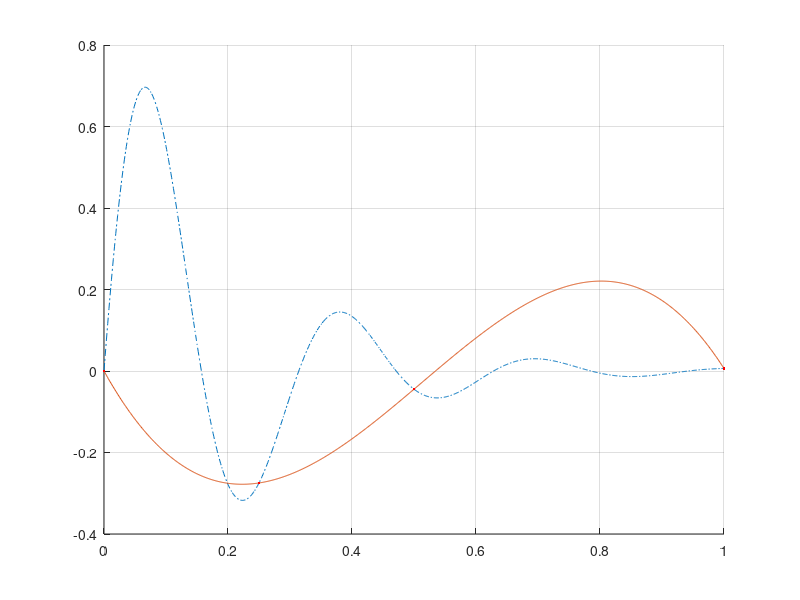

MATLAB code for this plot:
function fourth
    format short
    tt;
end

function z = f(x)
    z = sin(20 * x) .* exp(-5 .* x);
end

function interp
    n = 3;
    h = 1 / (n - 1);
    for i = 0: n - 1
        x(i + 1) = i * h;
    end;
    y = f(x);
    x1 = 0: 0.001: 1;
    y1 = f(x1);
    y2 = lagrange(x, y, x1);
    %hold on;
    %grid on;
    %plot(x1, y1);
    %plot(x1, y2, '--');
    %plot(x, y, 'r.');
    %legend('f(x)', 'P_{2}');
    r = 0;
    for i = 0: 1000 
        t = i * 0.001;
        r = max(r, abs(f(t) - lagrange(x, y, t)));
    end;
    disp(r);
end

%first
function ft
    n = 21;
    h = 1 / (n - 1);
    for i = 0: n - 1
        x(i + 1) = i * h;
    end;
    y = f(x);
    x1 = 0: 0.001: 1;
    y1 = f(x1);
    y2 = lagrange(x, y, x1);
    hold on;
    grid on;
    plot(x1, y1);
    plot(x1, y2, '--');
    plot(x, y, 'r.');
    legend('f(x)', 'L_{n-1}', 'nodes');
    r = 0;
    for i = 0: 1000
        t = i * 0.001;
        r = max(r, abs(f(t) - lagrange(x, y, t)));
    end;
    disp(x);
    disp(y);
end

%second
function st
    n = 5;
    h = 1 / (n - 1);
    for i = 0: n - 1
        x(i + 1) = i * h;
    end;
    y = divdif(x);
    z = findif(0, 1, n, n - 1);
    x1 = 0: 0.001: 1;
    y3 = f(x);
    y1 = f(x1);
    y2 = newtonDiv(x, y, x1);
    hold on;
    grid on;
    plot(x1, y1);
    plot(x1, y2, '--');
    hold off;
    %
    %
    %plot(x, y3, 'r.');
    %legend('f(x)', 'P_{n-1}', 'notes', 'new Newton');
end

%third task
function tt
    n = 3;
    h = 1 / (n - 1);
    for i = 0: n - 1
        notes(i + 1) = i * h;
    end;
    disp(notes);
    x1 = 0: 0.001: 1;
    div = divdif(notes);
    disp(div);
    oldPoly = newtonDiv(notes, div, x1);
    grid on;
    hold on;
    plot(x1, f(x1), '-.');
    hold off;
    %{
    notes(6) = 0.1;
    newDiv = divdif(notes);
    yad = newDivDifs(notes, div);
    disp(newDiv);
    disp(yad);
    hold on;
    grid on;
    plot(x1, f(x1));
    plot(x1, newtonDiv(notes, newDiv, x1), '--');
    plot(x1, newNewton(notes, yad, x1, oldPoly), '*');
    plot(notes, f(notes), 'r.');
    hold off;
    hold on;
    plot(x1, newtonDiv(x, y, x1), '-.');
    plot(x1, newNewton(x, y, x1, oldPoly), '*');
    plot(x1, newtonDiv(x, div, x1), '--');
    legend('1', 'corr', 'uncorr')
    %}
    j = 1;
    ordNotes = notes;
    for i = 4: 4
        d = numel(notes) + 1;
        notes(d) = ordNotes(j) + h / 2;
        if (d - j == 2)
            j = 1;
            h = h / 2;
        else
            j = j + 2;
        end;
        ordNotes = sort(notes);
        %disp(ordNotes);
        div = newDivDifs(notes, div);
        disp(div);
        q = newNewton(notes, div, x1, oldPoly);
        oldPoly = q;
        hold on;
        plot(x1, newtonDiv(notes, div, x1));
        hold off;
    end;
    hold on
    plot(notes, f(notes), 'r.');
end

%finite differencies
function arr = findif(a, b, n, m)
    arr = zeros(n, m + 1);
    h = (b - a) / (n - 1);
    for i = 0: n - 1
        x = a + h * i;
        arr(i + 1, 1) = f(x);
    end;
    for j = 2: m + 1
        for i = 0: n - j
            arr(i + 1, j) = arr(i + 2, j - 1) - arr(i + 1, j - 1);
        end;
    end;
end

%Newton by divided differences
function q = newtonDiv(x, y, x0)
    n = size(x, 2);
    q = y(1, 1);
    w = 1;
    for i = 1: n-1 
        w = w .* (x0 - x(i));
        q = q + y(1, i + 1) * w;
    end;
end

function difs = newDivDifs(x, y)
    n = numel(x);
    y(n, 1) = f(x(n));
    y(1, n) = 0;
    for i = 1: n - 1
        y(n - i, i + 1) = (y(n - i + 1, i) - y(n - i, i)) / (x(n) - x(n - i));
    end;
    difs = y;
end

function g = newNewton(notes, y, x0, old)
    n = numel(notes);
    q = @(x) (x - notes(1));
    for i = 2: n - 1
        f = @(x) (x - notes(i));
        q = @(x) q(x) .* f(x); 
    end;
    r = q(x0);
    g = old + y(1, n) .* r;
end

%Newton straight-forward
function q = newtonFin(x, y, x0)
    n = size(x, 2);
    q = y(1, 1);
    t = (x0 - x(1)) / (x(2) - x(1));
    c = t;
    for i = 1: n-2
        q = q + c * y(1, i + 1);
        c = c .* (t - i) / (i + 1);
    end;
end

%Lagrange
function q = lagrange(x, y, x0)
    n = size(x, 2);
    q = 0;
    for k = 1: n
        l_k = 1;
        for j = 1: n 
            if (j ~= k)
                l_k = l_k .* (x0 - x(j)) / (x(k) - x(j));
            end;
        end;
        q = q + l_k * y(k);
    end;
end

%Divided difs
function q = divdif(x)
    n = length(x);
    m = n - 1;
    q = zeros(n, m + 1);
    for i = 1: n
        q(i, 1) = f((x(i)));
    end;
    for j = 1: m
        for i = 1: n - j
            q(i, j + 1) = (q(i + 1, j) - q(i, j)) / (x(j + i) - x(i));
        end;
    end;
end
